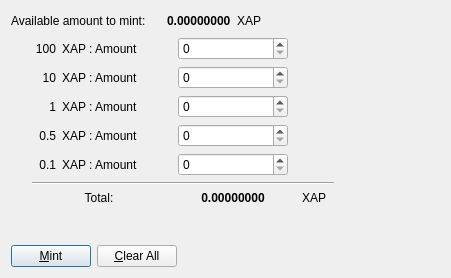
<?xml version="1.0" encoding="UTF-8"?>
<ui version="4.0">
 <class>ManualMintDialog</class>
 <widget class="QDialog" name="ManualMintDialog">
  <property name="geometry">
   <rect>
    <x>0</x>
    <y>0</y>
    <width>451</width>
    <height>278</height>
   </rect>
  </property>
  <property name="windowTitle">
   <string>Coin Selection</string>
  </property>
  <layout class="QVBoxLayout" name="verticalLayout">
   <item>
    <layout class="QVBoxLayout" name="verticalLayout_2">
     <item>
      <layout class="QHBoxLayout" name="horizontalLayout">
       <item>
        <widget class="QLabel" name="label">
         <property name="minimumSize">
          <size>
           <width>150</width>
           <height>0</height>
          </size>
         </property>
         <property name="text">
          <string>Available amount to mint:</string>
         </property>
        </widget>
       </item>
       <item>
        <widget class="QLabel" name="availableAmount">
         <property name="font">
          <font>
           <weight>75</weight>
           <bold>true</bold>
          </font>
         </property>
         <property name="text">
          <string>0.00000000</string>
         </property>
        </widget>
       </item>
       <item>
        <widget class="QLabel" name="label_3">
         <property name="text">
          <string>XAP</string>
         </property>
        </widget>
       </item>
       <item>
        <spacer name="horizontalSpacer">
         <property name="orientation">
          <enum>Qt::Horizontal</enum>
         </property>
         <property name="sizeHint" stdset="0">
          <size>
           <width>40</width>
           <height>20</height>
          </size>
         </property>
        </spacer>
       </item>
      </layout>
     </item>
     <item>
      <layout class="QHBoxLayout" name="horizontalLayout_5">
       <item>
        <spacer name="horizontalSpacer_3">
         <property name="orientation">
          <enum>Qt::Horizontal</enum>
         </property>
         <property name="sizeType">
          <enum>QSizePolicy::Fixed</enum>
         </property>
         <property name="sizeHint" stdset="0">
          <size>
           <width>15</width>
           <height>20</height>
          </size>
         </property>
        </spacer>
       </item>
       <item>
        <layout class="QGridLayout" name="gridLayout">
         <item row="4" column="1">
          <widget class="QLabel" name="label_13">
           <property name="text">
            <string>XAP : Amount</string>
           </property>
           <property name="margin">
            <number>0</number>
           </property>
          </widget>
         </item>
         <item row="6" column="0" colspan="2">
          <layout class="QFormLayout" name="formLayout_3">
           <property name="labelAlignment">
            <set>Qt::AlignCenter</set>
           </property>
           <property name="formAlignment">
            <set>Qt::AlignHCenter|Qt::AlignTop</set>
           </property>
           <item row="0" column="0" colspan="2">
            <widget class="QLabel" name="label_14">
             <property name="text">
              <string>Total:</string>
             </property>
             <property name="alignment">
              <set>Qt::AlignCenter</set>
             </property>
            </widget>
           </item>
          </layout>
         </item>
         <item row="4" column="2">
          <widget class="QSpinBox" name="coinAmount01"/>
         </item>
         <item row="3" column="1">
          <widget class="QLabel" name="label_12">
           <property name="text">
            <string>XAP : Amount</string>
           </property>
           <property name="margin">
            <number>0</number>
           </property>
          </widget>
         </item>
         <item row="1" column="0">
          <widget class="QLabel" name="label_7">
           <property name="text">
            <string>10</string>
           </property>
           <property name="alignment">
            <set>Qt::AlignRight|Qt::AlignTrailing|Qt::AlignVCenter</set>
           </property>
           <property name="margin">
            <number>0</number>
           </property>
          </widget>
         </item>
         <item row="2" column="2">
          <widget class="QSpinBox" name="coinAmount1"/>
         </item>
         <item row="2" column="1">
          <widget class="QLabel" name="label_11">
           <property name="text">
            <string>XAP : Amount</string>
           </property>
           <property name="margin">
            <number>0</number>
           </property>
          </widget>
         </item>
         <item row="2" column="0">
          <widget class="QLabel" name="label_6">
           <property name="text">
            <string>1</string>
           </property>
           <property name="alignment">
            <set>Qt::AlignRight|Qt::AlignTrailing|Qt::AlignVCenter</set>
           </property>
           <property name="margin">
            <number>0</number>
           </property>
          </widget>
         </item>
         <item row="1" column="1">
          <widget class="QLabel" name="label_10">
           <property name="text">
            <string>XAP : Amount</string>
           </property>
           <property name="margin">
            <number>0</number>
           </property>
          </widget>
         </item>
         <item row="4" column="0">
          <widget class="QLabel" name="label_5">
           <property name="text">
            <string>0.1</string>
           </property>
           <property name="alignment">
            <set>Qt::AlignRight|Qt::AlignTrailing|Qt::AlignVCenter</set>
           </property>
           <property name="margin">
            <number>0</number>
           </property>
          </widget>
         </item>
         <item row="0" column="2">
          <widget class="QSpinBox" name="coinAmount100"/>
         </item>
         <item row="1" column="2">
          <widget class="QSpinBox" name="coinAmount10"/>
         </item>
         <item row="5" column="0" colspan="4">
          <layout class="QFormLayout" name="formLayout">
           <item row="0" column="1">
            <widget class="Line" name="line">
             <property name="orientation">
              <enum>Qt::Horizontal</enum>
             </property>
            </widget>
           </item>
          </layout>
         </item>
         <item row="6" column="3">
          <widget class="QLabel" name="label_15">
           <property name="minimumSize">
            <size>
             <width>40</width>
             <height>0</height>
            </size>
           </property>
           <property name="text">
            <string>XAP</string>
           </property>
           <property name="alignment">
            <set>Qt::AlignCenter</set>
           </property>
          </widget>
         </item>
         <item row="0" column="1">
          <widget class="QLabel" name="label_9">
           <property name="minimumSize">
            <size>
             <width>110</width>
             <height>0</height>
            </size>
           </property>
           <property name="text">
            <string>XAP : Amount</string>
           </property>
           <property name="margin">
            <number>0</number>
           </property>
          </widget>
         </item>
         <item row="3" column="0">
          <widget class="QLabel" name="label_8">
           <property name="text">
            <string>0.5</string>
           </property>
           <property name="alignment">
            <set>Qt::AlignRight|Qt::AlignTrailing|Qt::AlignVCenter</set>
           </property>
           <property name="margin">
            <number>0</number>
           </property>
          </widget>
         </item>
         <item row="3" column="2">
          <widget class="QSpinBox" name="coinAmount05"/>
         </item>
         <item row="6" column="2">
          <widget class="QLabel" name="totalAmount">
           <property name="minimumSize">
            <size>
             <width>110</width>
             <height>0</height>
            </size>
           </property>
           <property name="font">
            <font>
             <weight>75</weight>
             <bold>true</bold>
            </font>
           </property>
           <property name="layoutDirection">
            <enum>Qt::LeftToRight</enum>
           </property>
           <property name="text">
            <string>0.00000000</string>
           </property>
           <property name="alignment">
            <set>Qt::AlignCenter</set>
           </property>
          </widget>
         </item>
         <item row="0" column="0">
          <widget class="QLabel" name="label_4">
           <property name="minimumSize">
            <size>
             <width>30</width>
             <height>0</height>
            </size>
           </property>
           <property name="text">
            <string>100</string>
           </property>
           <property name="alignment">
            <set>Qt::AlignRight|Qt::AlignTrailing|Qt::AlignVCenter</set>
           </property>
           <property name="margin">
            <number>0</number>
           </property>
          </widget>
         </item>
        </layout>
       </item>
       <item>
        <spacer name="horizontalSpacer_4">
         <property name="orientation">
          <enum>Qt::Horizontal</enum>
         </property>
         <property name="sizeHint" stdset="0">
          <size>
           <width>40</width>
           <height>20</height>
          </size>
         </property>
        </spacer>
       </item>
      </layout>
     </item>
     <item>
      <spacer name="verticalSpacer">
       <property name="orientation">
        <enum>Qt::Vertical</enum>
       </property>
       <property name="sizeHint" stdset="0">
        <size>
         <width>20</width>
         <height>40</height>
        </size>
       </property>
      </spacer>
     </item>
     <item>
      <layout class="QHBoxLayout" name="horizontalLayout_2">
       <item>
        <widget class="QPushButton" name="mintButton">
         <property name="text">
          <string>&amp;Mint</string>
         </property>
         <property name="icon">
          <iconset>
           <normaloff>../res/icons/add.png</normaloff>../res/icons/add.png</iconset>
         </property>
        </widget>
       </item>
       <item>
        <widget class="QPushButton" name="clearAllButton">
         <property name="text">
          <string>&amp;Clear All</string>
         </property>
         <property name="icon">
          <iconset>
           <normaloff>../res/icons/quit.png</normaloff>../res/icons/quit.png</iconset>
         </property>
        </widget>
       </item>
       <item>
        <spacer name="horizontalSpacer_2">
         <property name="orientation">
          <enum>Qt::Horizontal</enum>
         </property>
         <property name="sizeHint" stdset="0">
          <size>
           <width>40</width>
           <height>20</height>
          </size>
         </property>
        </spacer>
       </item>
      </layout>
     </item>
    </layout>
   </item>
  </layout>
 </widget>
 <resources/>
 <connections/>
</ui>
